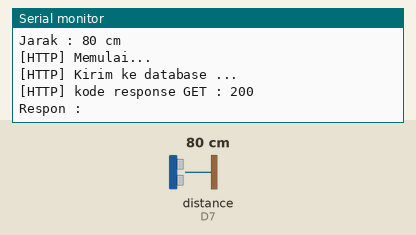
Bench run of a sketch on a simulated ESP8266 (NodeMCU). Parts: the last lines printed to the serial monitor. Wiring (inferred from the names in the program): ultrasonic range finder: trigger D6; echo D7. The test bench sets the inputs (shaded band); at power-on: distance to the obstacle (sensor on D7) 80 cm. The echo pulse lasts 58.3 µs per cm; WiFi joins after 1.5 s; servers stay silent unless stated; uploads are accepted with an empty reply.

Above: at 11.7 s.
11.8 s: distance to the obstacle (sensor on D7) set to 2 cm
At 12.7 s:
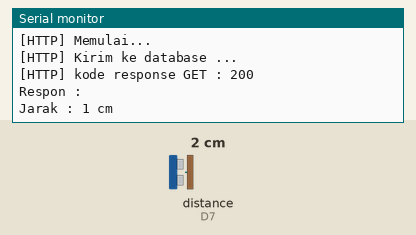
13.3 s: distance to the obstacle (sensor on D7) set to 4 cm
At 16.07 s:
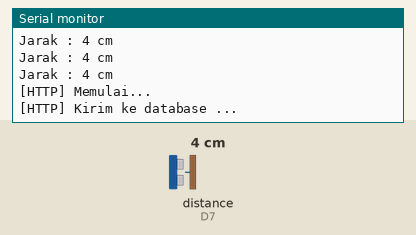
Timing chart, 0 to 17.6 s (numbered marks = the images above; inputs shaded):
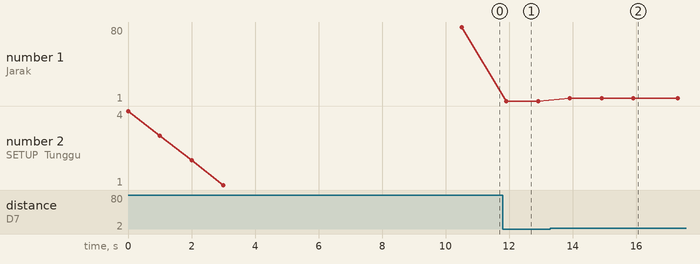

Measured:
- after the input at 11.8 s, the serial monitor: prints a new line after 0.11 s (image 1)
- after the input at 13.3 s, the serial monitor: prints a new line after 0.61 s (image 2)
- plotted number 1: 80 → 1 after the input at 11.8 s, 1 → 4 after the input at 13.3 s

The sketch:

code_praktek4.ino
```cpp
// Wifi
#include <ESP8266WiFi.h>
#include <ESP8266WiFiMulti.h>
#include <ESP8266HTTPClient.h>
// Buat object Wifi
ESP8266WiFiMulti WiFiMulti;
// Buat object http
HTTPClient http;
#define USE_SERIAL Serial

String urlSimpan = "http://192.168.5.7/praktek4-ultrasonik-server-lokal/data/simpan?jarak=";

String respon = "";

#define WIFI_SSID "Bas"
#define WIFI_PASSWORD "12345678"

// Timer variables
unsigned long lastTime = 0;
unsigned long timerDelay = 5000;

// Sensor Ultrasonik
#define echoPin D7
#define trigPin D6

void setup() {
  Serial.begin(115200);

  USE_SERIAL.begin(115200);
  USE_SERIAL.setDebugOutput(false);

  for(uint8_t t = 4; t > 0; t--) {
      USE_SERIAL.printf("[SETUP] Tunggu %d...\n", t);
      USE_SERIAL.flush();
      delay(1000);
  }

  WiFi.mode(WIFI_STA);
  WiFiMulti.addAP(WIFI_SSID, WIFI_PASSWORD);

  for (int u = 1; u <= 5; u++)
  {
    if ((WiFiMulti.run() == WL_CONNECTED))
    {
      USE_SERIAL.println("Terhubung ke wifi");
      USE_SERIAL.flush();
      delay(1000);
    }
    else
    {
      Serial.println("Wifi belum terhubung");
      delay(1000);
    }
  }

  pinMode(echoPin, INPUT);
  pinMode(trigPin, OUTPUT);
}

void loop() {
  int durasi, jarak, pos=0;
  digitalWrite(trigPin, HIGH);
  delayMicroseconds(10);
  digitalWrite(trigPin, LOW);
  durasi = pulseIn(echoPin, HIGH);
  jarak = (durasi / 2) / 29.1;

  if (jarak < 0) {
    jarak = 0;
  } else if (jarak > 100) {
    jarak = 100;
  }

  Serial.print("Jarak : ");
  Serial.print(jarak);
  Serial.println(" cm");

  Serial.println();

  if ((millis() - lastTime) > timerDelay) {
    // Kirim Data Sensor Ultrasnoik ke Database

    kirim_database(jarak);

    lastTime = millis();
  }

  Serial.println();
  delay(1000);
}

void kirim_database(int jrk) {
  if ((WiFiMulti.run() == WL_CONNECTED))
  {
    USE_SERIAL.print("[HTTP] Memulai...\n");

    http.begin( urlSimpan + (String) jrk );

    USE_SERIAL.print("[HTTP] Kirim ke database ...\n");
    int httpCode = http.GET();

    if(httpCode > 0)
    {
      USE_SERIAL.printf("[HTTP] kode response GET : %d\n", httpCode);

      if (httpCode == HTTP_CODE_OK) // kode 200
      {
        respon = http.getString();
        USE_SERIAL.println("Respon : " + respon);
        delay(200);
      }
    }
    else
    {
      USE_SERIAL.printf("[HTTP] GET data gagal, error: %s\n", http.errorToString(httpCode).c_str());
    }
    http.end();
  }
}
```
